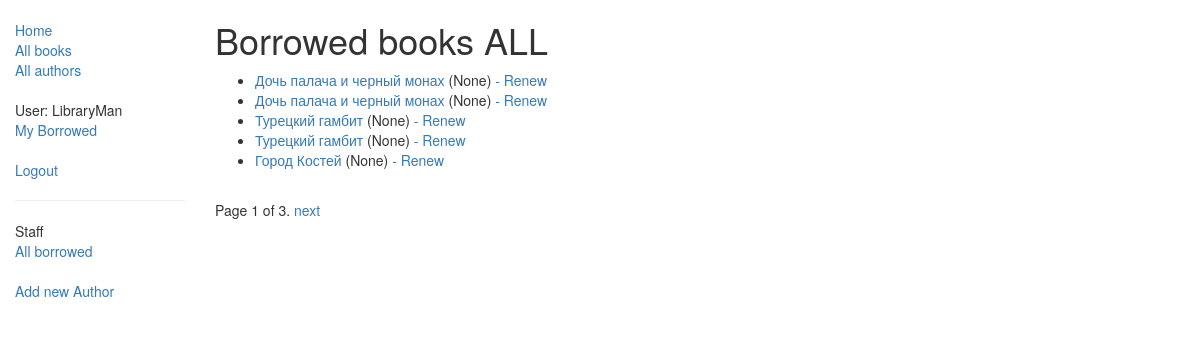
/catalog/allbooks/ (signed in), run on an earlier commit of the app's database.
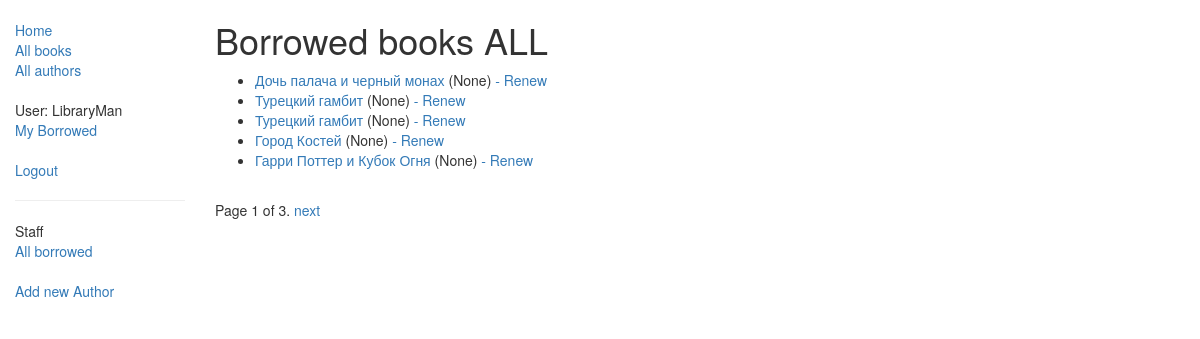
And on a later commit of the database.
### catalog/models.py (models this page shows, shortened)
class BookInstance(models.Model):
    id = models.UUIDField(primary_key=True, default=uuid.uuid4, help_text="Unique ID for this particular book across whole library")
    book = models.ForeignKey('Book', on_delete=models.SET_NULL, null=True)
    imprint = models.CharField(max_length=200)
    due_back = models.DateField(null=True, blank=True)
    borrower = models.ForeignKey(User, on_delete=models.SET_NULL, null=True, blank=True)
    LOAN_STATUS = (
        ('m', 'Maintenance'),
        ('o', 'On loan'),
        ('a', 'Available'),
        ('r', 'Reserved'),
    )
    status = models.CharField(max_length=1, choices=LOAN_STATUS, blank=True, default='m', help_text='Book availability')
    class Meta:
        ordering = ["due_back"]
        permissions = (("can_mark_returned", "Set book as returned"),)
    @property
    def is_overdue(self):
        if self.due_back and date.today() > self.due_back:
            return True
        return False

class Book(models.Model):
    title = models.CharField(max_length=200)
    author = models.ForeignKey('Author', on_delete=models.SET_NULL, null=True)
    summary = models.TextField(max_length=1000, help_text="Enter a brief description of the book")
    isbn = models.CharField('ISBN', max_length=13,
                            help_text='13 Character <a href="https://www.isbn-international.org/content/what-isbn">ISBN number</a>')
    genre = models.ManyToManyField(Genre, help_text="Select a genre for this book")
    language = models.ForeignKey('Language', on_delete=models.SET_NULL, null=True)
    def display_genre(self):
        """        Creates a string for the Genre. This is required to display genre in Admin.        """
        return ', '.join([genre.name for genre in self.genre.all()[:3]])
    def display_language(self):
        """        Creates a string for the Language. This is required to display Language in Admin.        """
        return self.language
    display_genre.short_description = 'Genre'
    display_language.short_description = 'Language'

### catalog/views.py (the view)
class LoanedBooksByAllListView(LoginRequiredMixin, generic.ListView):
    model = BookInstance
    template_name = 'catalog/bookinstance_list_borrowed_all.html'
    paginate_by = 5
    def get_queryset(self):
        return BookInstance.objects. \
            filter(status__exact='o'). \
            order_by('due_back')

### catalog/templates/catalog/bookinstance_list_borrowed_all.html (shortened to what this page needs)
{% extends "base_generic.html" %}
{% if perms.catalog.can_mark_returned %}
    {% block content %}
        <h1>Borrowed books ALL</h1>
        {% if bookinstance_list %}
        <ul>
          {% for bookinst in bookinstance_list %}
            {% if perms.catalog.can_mark_returned %}
              <li class="{% if bookinst.is_overdue %}text-danger{% endif %}">
                <a href="{% url 'book-detail' bookinst.book.pk %}">{{bookinst.book.title}}</a> ({{ bookinst.due_back }})
                <a href="{% url 'renew-book-librarian' bookinst.id %}"> - Renew</a>
              </li>
            {% endif %}
          {% endfor %}
        </ul>
        {% else %}
          <p>There are no books borrowed.</p>
        {% endif %}
    {% endblock %}
{% endif %}

What changed in the data, as far as the page shows it:
no longer on this page (row edited): BookInstance: book "Дочь палача и черный монах", due_back "None"
now on this page (row unchanged): BookInstance: book "Гарри Поттер и Кубок Огня", due_back "None"
